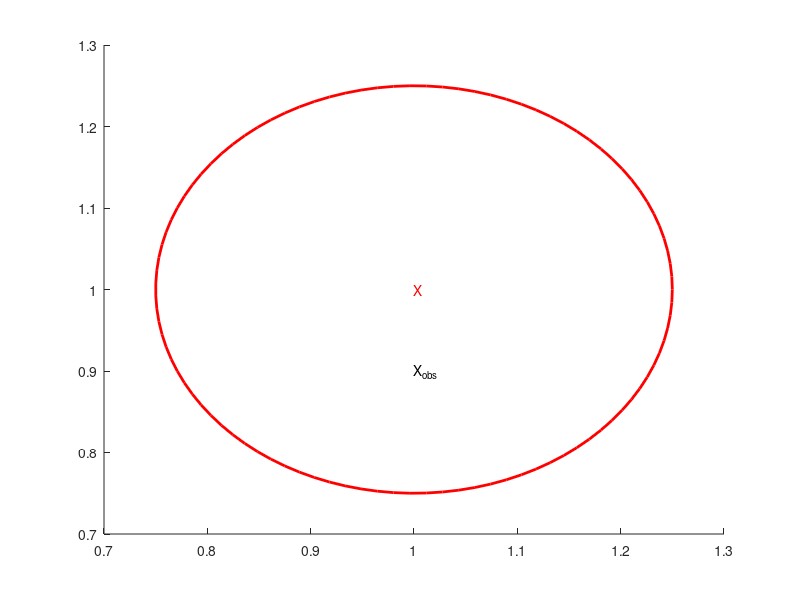

Write MATLAB code to recreate this figure. (Note: this script raises an error after producing the figure.)
% doubleIntegeral2D_main.m
close all;
clear all;
clc;



% System Parameter Limits
params.obs.x = 1;
params.obs.y = 1;
params.obs.Radius = 0.25;

params.target.x = 2;
params.target.y = 2.5;
params.K = 10;



% Define the initial conditions
x0 = [0; 0];        % [position; velocity] 



% Simulation Parameters
dt = 0.01;
tEnd = 5;
runTime = [0 tEnd];



% Plot the results
figure;
hold on

viscircles([params.obs.x params.obs.y], params.obs.Radius);
text(params.obs.x,params.obs.y,'X','Color','r');
text(params.obs.x,params.obs.y-0.1,'X_o_b_s');

text(x0(1),x0(2),'X','Color','b');
text(x0(1)-0.2,x0(2),'X(0)');
text(params.target.x,params.target.y,'X','Color','b');
text(params.target.x+0.1,params.target.y,'X_t_g_t');


params.gamma = 1;       % CBF extended class K function gamma
% Instantiate the DoubleIntegrator system and CBFController
controller = CBFcollisionAvoid(params);
% Define the ODE function for integration
odeFunc = @(t, x) controller.dynamics(x, t);
% Run the simulation using ode45
[t, x] = ode45(odeFunc, runTime, x0);
% plot 
plot(x(:,1),x(:,2));

params.gamma = 10;       % CBF extended class K function gamma
% Instantiate the DoubleIntegrator system and CBFController
controller = CBFcollisionAvoid(params);
% Define the ODE function for integration
odeFunc = @(t, x) controller.dynamics(x, t);
% Run the simulation using ode45
[t, x] = ode45(odeFunc, runTime, x0);
% plot 
plot(x(:,1),x(:,2));

params.gamma = 1000;       % CBF extended class K function gamma
% Instantiate the DoubleIntegrator system and CBFController
controller = CBFcollisionAvoid(params);
% Define the ODE function for integration
odeFunc = @(t, x) controller.dynamics(x, t);
% Run the simulation using ode45
[t, x] = ode45(odeFunc, runTime, x0);
% plot 
plot(x(:,1),x(:,2));


legend('\gamma=1','\gamma=10','\gamma=1000')


grid on
xlim([(x0(1)-0.5) (params.target.y+0.25)]);
ylim([(x0(2)-0.25) (params.target.y+0.25)]);

xlabel('Position x (m)');
ylabel('Position y (m)');

pic = gcf;
exportgraphics(pic,'img/obstacleAvoidance.jpg','Resolution',600);